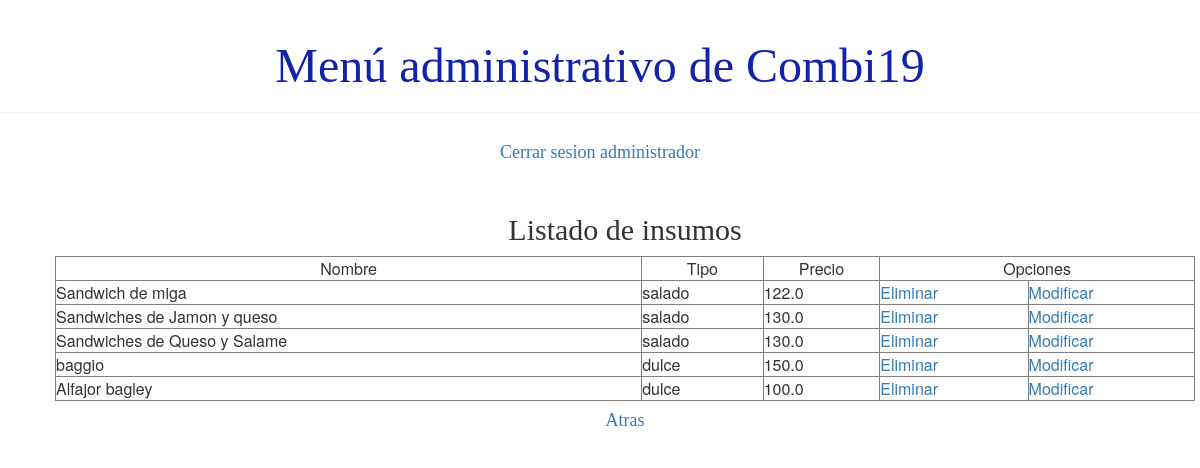
/usuario/listaInsumo (signed in), run on an earlier commit of the app's database.
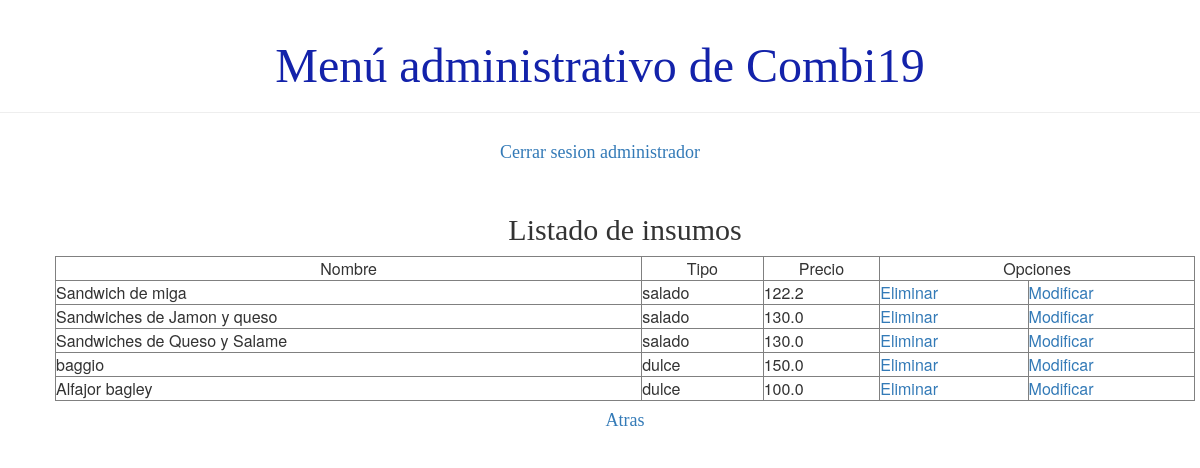
And on a later commit of the database.
### demo1/models.py (models this page shows, shortened)
class Insumo(models.Model):
    nombre = models.CharField(max_length=30)
    tipo = models.CharField(max_length=30)
    precio = models.FloatField()
    activo = models.BooleanField(default=True)

### demo1/views.py (the view)
# urls.py: path('usuario/listaInsumo',views.listado_insumo ,name='listado_insumo'),
def listado_insumo(request):
    insumos=Insumo.objects.filter(activo=True)
    page_obj,cantidad = listadoDePaginacion(insumos, request)
    return render(request, 'demo1/listados/listado_insumo.html',{'page_obj':page_obj, 'cantidad':cantidad, 'noSeElimina':False, 'noModificado':False})

### demo1/views.py (called while the page is built)
def listadoDePaginacion(lista, request):
    paginator= Paginator(lista, 10)
    cantidad=False if (paginator.count == 0) else True
    page_number = request.GET.get('page')
    return (paginator.get_page(page_number), cantidad)

### demo1/templates/demo1/listados/listado_insumo.html (shortened to what this page needs)
{% extends 'demo1/base.html' %}
{% block content %}
<div class="card">
    <h2>Listado de insumos</h2>
</div>
    <div>
    <table class="tablalista" width=100% border="1">
        <tbody>
        {% if cantidad %}
            <tr>
                <td align="center">Nombre</td>
                <td align="center">Tipo</td>
                <td align="center">Precio</td>
                <td align="center" colspan="2">Opciones</td>
            </tr>
            {% for i in page_obj %}
                <tr>
                    <td>{{ i.nombre  }}</td>
                    <td>{{ i.tipo }}</td>
                    <td>{{ i.precio }}</td>
                    <td>
                        <a href="{% url 'eliminar_insumo' pk=i.pk%}">Eliminar</a></td>
                    <td>
                        <a href="{% url 'modificar_insumo' pk=i.pk%}">Modificar</a>
                    </td>
                </tr>
            {% endfor %}
        {% else %}
            <p>No se registro ningun insumo</p>
        {% endif %}
    </tbody>
    </table>
    </div>
<div class="card"><h4><a href="{% url 'principal' %}">Atras</a></h4></div>
{% endblock %}

What changed in the data, as far as the page shows it:
changed Insumo "Sandwich de miga": precio "122.0" → "122.2"
